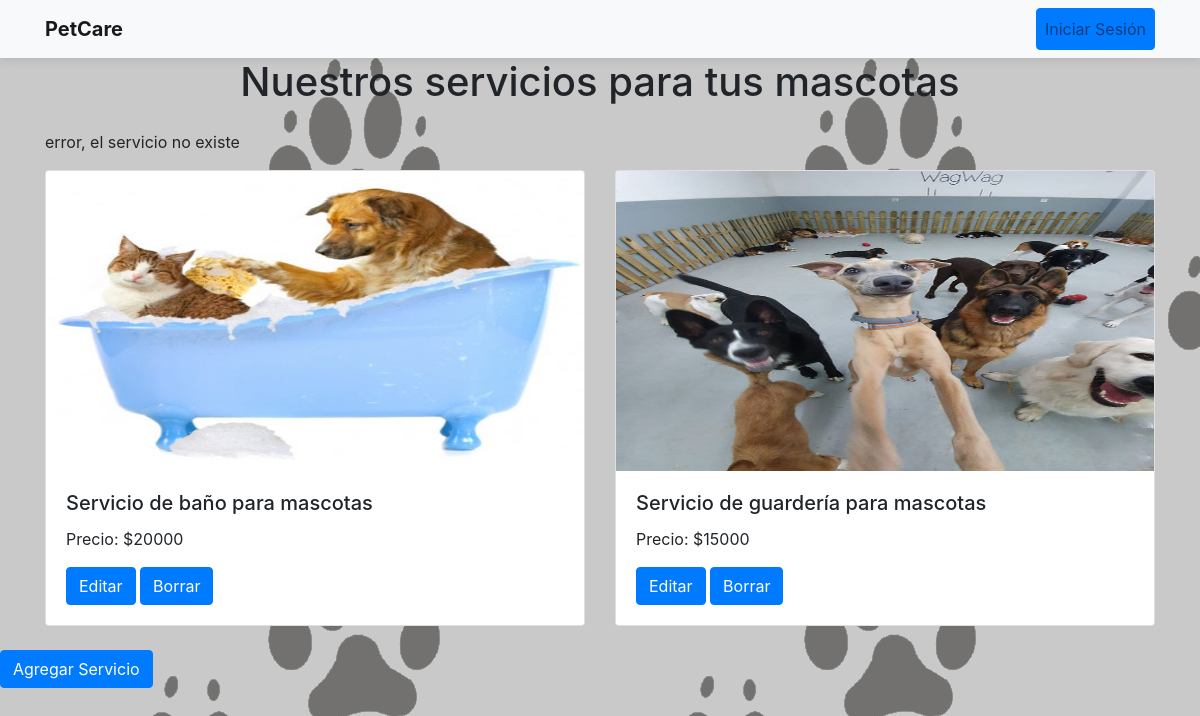
The app's page /petcare/borrar/1, older data.
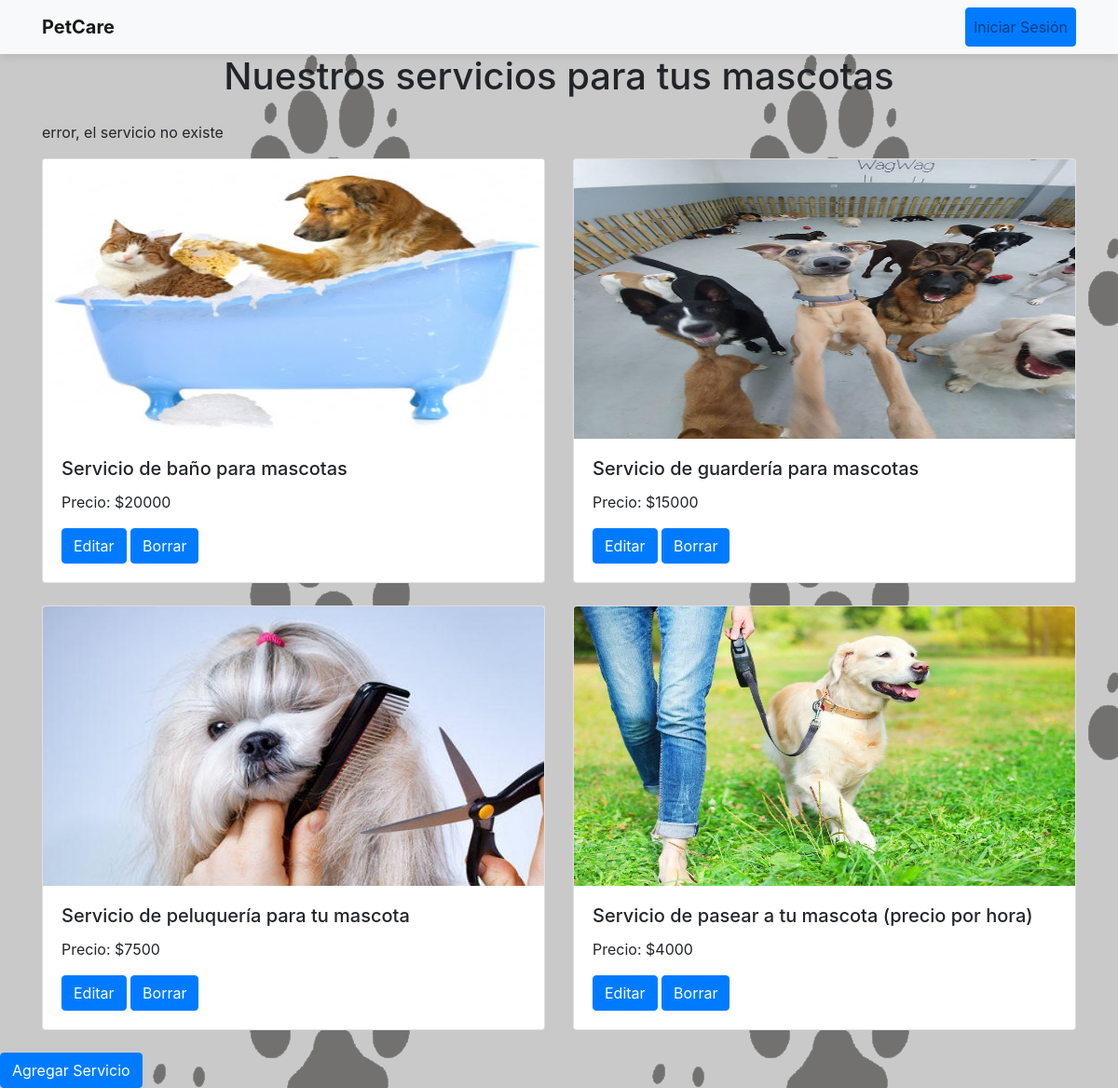
The same page, newer data.
### PetCare/models.py (models this page shows)
class Servicio(models.Model):
        id_servicio = models.AutoField(db_column='idServicio', primary_key=True)
        precio = models.CharField(max_length=10, null=True, default=None)
        imagen = models.ImageField(upload_to='servicio/', null='media/default.png')
        descripcion = models.TextField()

### PetCare/views.py (the view)
# urls.py: path('borrar/<str:pk>', views.borrar, name='borrar'),
def borrar(request,pk):
    context={}
    try:
        servicio = Servicio.objects.get(id_servicio=pk)
        servicio.delete()
        mensaje= "datos eliminados"
    except Servicio.DoesNotExist:
        mensaje= "error, el servicio no existe"
    servicios = Servicio.objects.all()
    context = {'servicios': servicios, 'mensaje': mensaje}
    return render(request, 'crud.html', context)

### PetCare/templates/crud.html (shortened to what this page needs)
{% load static %}
<!DOCTYPE html>
<html lang="en">
<head>
    <link href="https://cdn.jsdelivr.net/npm/bootstrap@5.3.3/dist/css/bootstrap.min.css" rel="stylesheet">
    <link href="https://stackpath.bootstrapcdn.com/bootstrap/4.3.1/css/bootstrap.min.css" rel="stylesheet">
</head>
<body>
    <nav class="navbar navbar-expand-lg navbar-light bg-light">
        <div class="container">
            <a class="navbar-brand" href="{% url 'index' %}">PetCare</a>
            <div class="collapse navbar-collapse justify-content-end" id="navbarNav">
                <ul class="navbar-nav">
                    {% if user.is_authenticated %}
                        <li class="nav-item">
                            <form action="{% url 'logout' %}" method="post" class="nav-link">
                                {% csrf_token %}
                                <button type="submit" class="btn btn-danger me-2">Cerrar Sesión</button>
                            </form>
                        </li>
                        <li class="nav-item">
                            <a class="nav-link btn btn-primary" href="{% url 'crud' %}">Servicios</a>
                        </li>
                    {% else %}
                        <li class="nav-item">
                            <a class="nav-link btn btn-primary" href="{% url 'login' %}">Iniciar Sesión</a>
                        </li>
                    {% endif %}
                </ul>
            </div>
        </div>
    </nav>
    <div class="container">
        <h1 class="text-center mb-4">Nuestros servicios para tus mascotas</h1>
        {% if mensaje %}
            <p>{{ mensaje }}</p>
        {% endif %}
        <div class="row">
            {% for servicio in servicios %}
                <div class="col-md-6 mb-4">
                    <div class="card">
                        <img src="{{ servicio.imagen.url }}" class="card-img-top" alt="{{ servicio.descripcion }}">
                        <div class="card-body">
                            <h5 class="card-title">{{ servicio.descripcion }}</h5>
                            <p class="card-text">Precio: ${{ servicio.precio }}</p>
                            <a href="{% url 'editar' servicio.id_servicio %}" class="btn btn-primary">Editar</a>
                            <a href="{% url 'borrar' servicio.id_servicio %}" class="btn btn-primary">Borrar</a>
                        </div>
                    </div>
                </div>
                {% if forloop.counter|divisibleby:2 and not forloop.last %}
                    </div><div class="row">
                {% endif %}
            {% endfor %}
        </div>
    </div>
    <a href="{% url 'agregar' %}" class="btn btn-primary">Agregar Servicio</a>
</body>
</html>

Row changes from the older to the newer data that the page shows:
added Servicio: imagen (picture), descripcion "Servicio de peluquería para tu mascota", precio "7500"
added Servicio: imagen (picture), descripcion "Servicio de pasear a tu mascota (precio por hora)", precio "4000"
